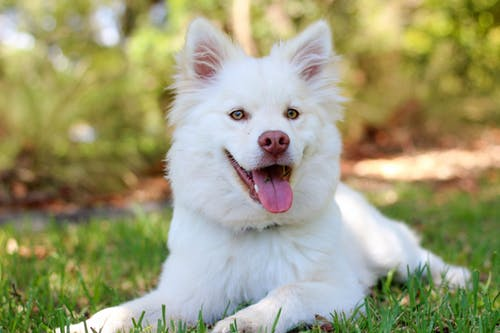
#> input picture images/dog.jpg, 500 x 333 px
$ python ColorSpaceRGB.py
#> lines starting #> are read from the running program, lines starting #| are printed output that depends on the picture
import cv2

image = cv2.imread('../images/dog.jpg')
#> image is the input picture: shape (333, 500, 3); mean B, G, R 120.4, 157.4, 158.6
B,G,R = cv2.split(image)
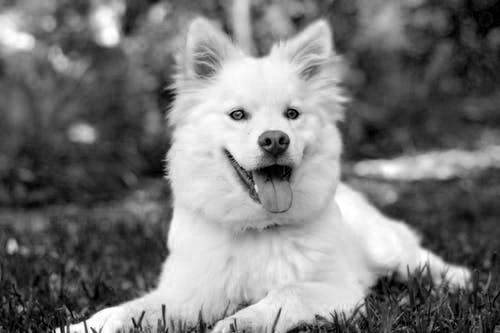
#> B: shape (333, 500); min 0, max 255, mean 120.4
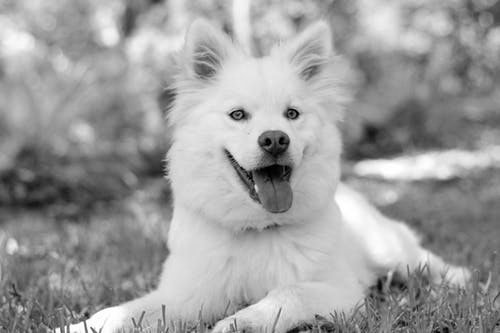
#> G: shape (333, 500); min 0, max 255, mean 157.4
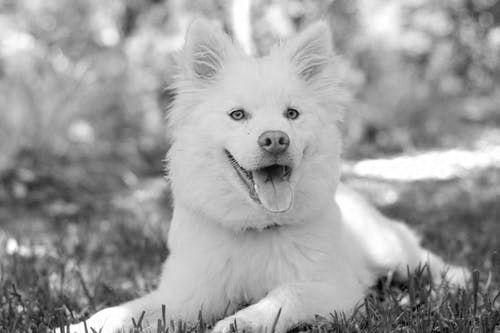
#> R: shape (333, 500); min 0, max 255, mean 158.6

print(B.shape)
#| (333, 500)
cv2.imshow("Red",R)
cv2.imshow("Green",G)
cv2.imshow("Blue",B)
cv2.waitKey(0)
cv2.destroyAllWindows()

merged = cv2.merge([B,G,R])
cv2.imshow("Merged", merged)

merged = cv2.merge([B+100,G,R])
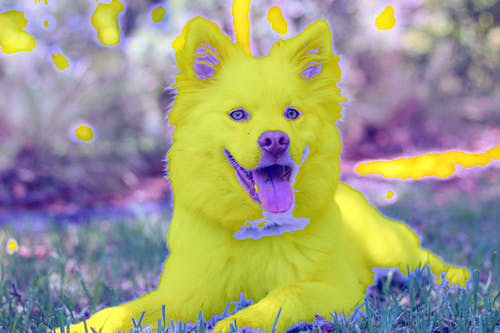
#> merged: shape (333, 500, 3); mean B, G, R 130.6, 157.4, 158.6
cv2.imshow("Merged with Blue Amplified",merged)

cv2.waitKey(0)
cv2.destroyAllWindows()

$ run again, with images/gradient.jpg copied over images/dog.jpg
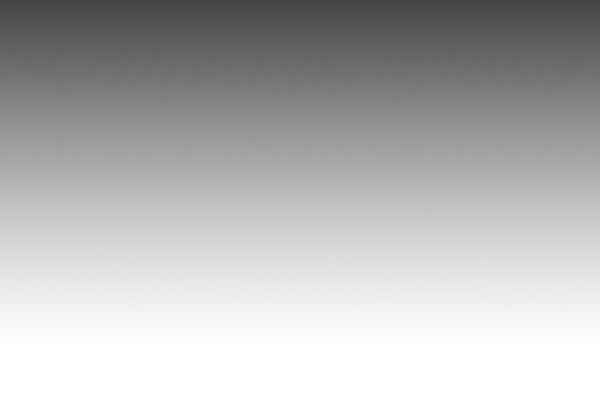
#> input picture images/gradient.jpg, 600 x 400 px
#> image is the input picture: shape (400, 600, 3); mean B, G, R 181.4, 181.4, 181.4
#| (400, 600)
#> `merged = cv2.merge([B+100,G,R])`:
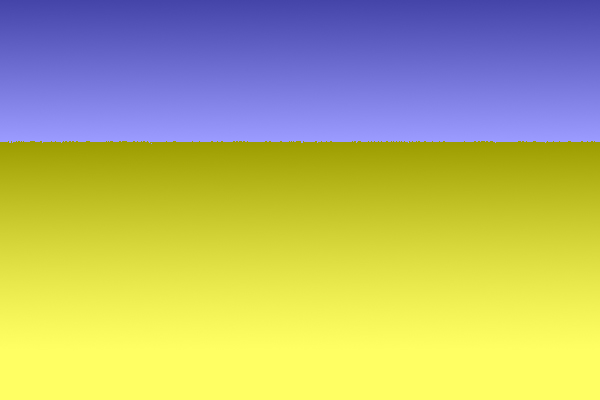
#> merged: shape (400, 600, 3); mean B, G, R 116.2, 181.4, 181.4

$ run again, with images/scan.jpg copied over images/dog.jpg
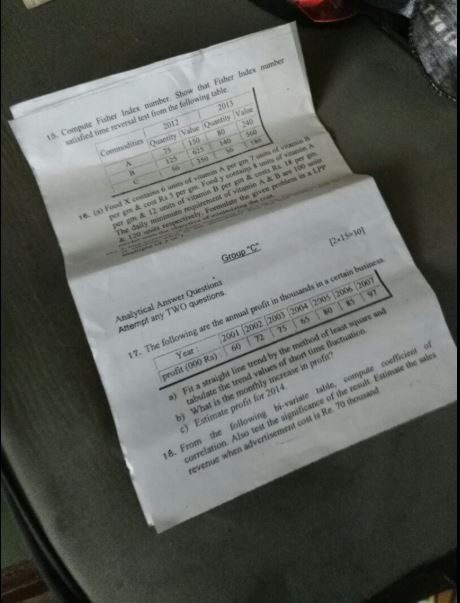
#> input picture images/scan.jpg, 460 x 603 px
#> image is the input picture: shape (603, 460, 3); mean B, G, R 93.4, 98.2, 95.2
#| (603, 460)
#> `merged = cv2.merge([B+100,G,R])`:
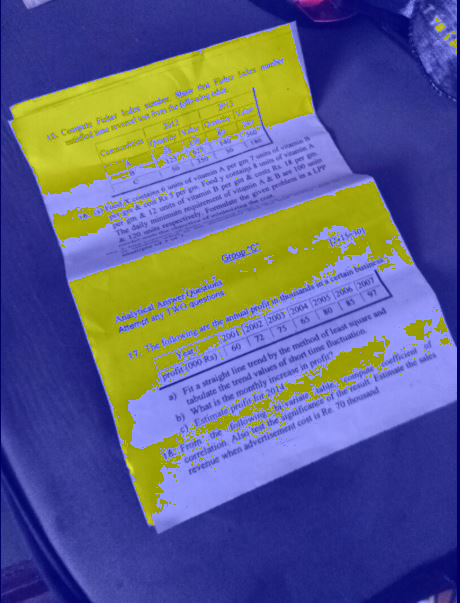
#> merged: shape (603, 460, 3); mean B, G, R 136.9, 98.2, 95.2
